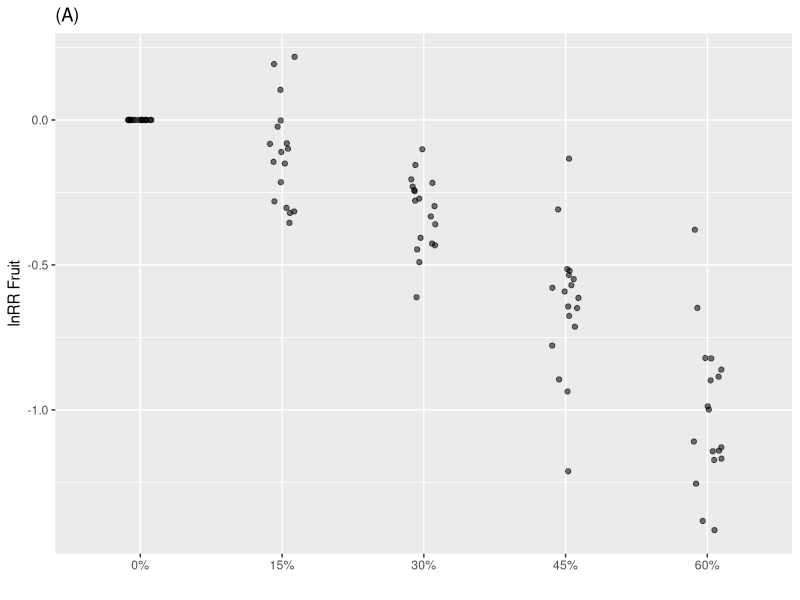
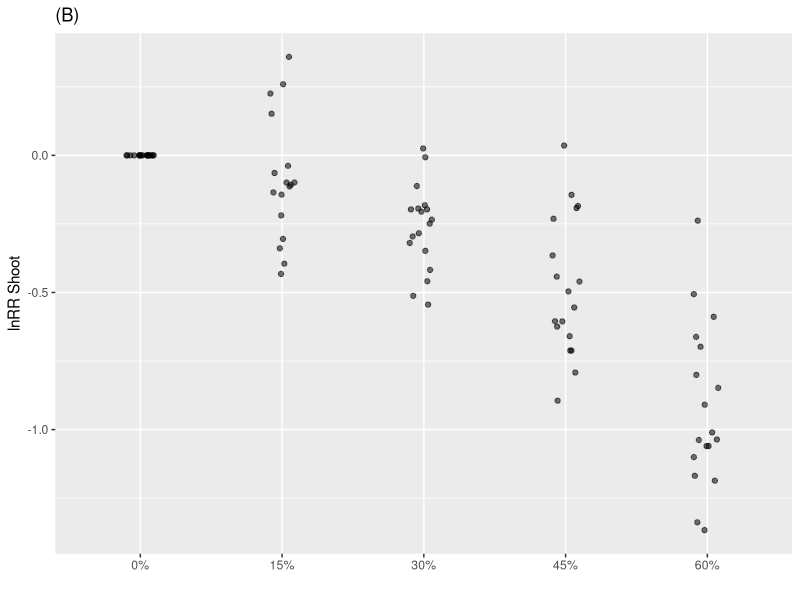
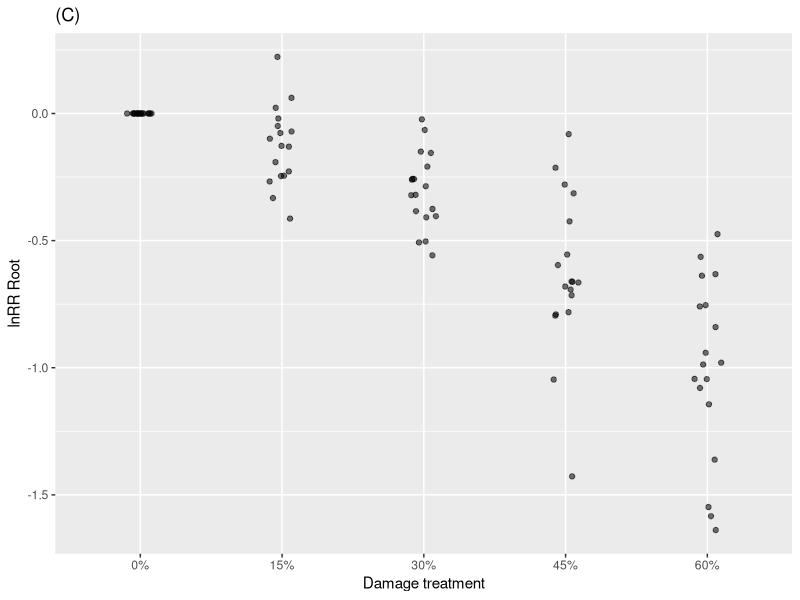

These figures' R source, in order: (Note: this script raises an error after producing the figures.)
library(ggplot2); library(gridExtra); library(lsmeans)

wes<-read.csv("data.csv")

###
#Figure 3 in McNickle and Evans 2018, AoB Plants. 
##

A<- ggplot(wes, aes(x = Treatment, y = lnRRfruit)) + geom_jitter(height = 0, width = 0.1, aes(alpha=0.35)) +
	theme(legend.position="none") + ylab("lnRR Fruit") + xlab("") +
	labs(title = "(A)") + geom_smooth(aes(x = as.numeric(Treatment), y = lnRRfruit))
B<- ggplot(wes, aes(x = Treatment, y = lnRRshoot)) +  geom_jitter(height = 0, width = 0.1, aes(alpha=0.35)) + 
	#geom_point(aes(y=pred_lnRRshoot), color="red", size=4) + 
	theme(legend.position="none") + ylab("lnRR Shoot") + 
	xlab("") + labs(title = "(B)") + geom_smooth(aes(x = as.numeric(Treatment), y = lnRRshoot)) +
	geom_smooth(aes(x = as.numeric(Treatment), y = pred_lnRRshoot, colour="red"))
C<- ggplot(wes, aes(x = Treatment, y = lnRRroot))  + geom_jitter(height = 0, width = 0.1, aes(alpha=0.35)) +
	theme(legend.position="none") + ylab("lnRR Root") + xlab("Damage treatment") +
	labs(title = "(C)") + geom_smooth(aes(x = as.numeric(Treatment), y = lnRRroot))
p15<-p5 + geom_jitter(height = 0, width = 0.1, aes(alpha=0.35))

dev.new()
grid.arrange(A, B, C, ncol=1)

##################################
###STATS reported in McNickle and Evans 2018, AoB Plants. 
##################################
library(lme4); library(car); library(pbkrtest);

pred <- lmer(pred_lnRRshoot~damage + (1|Block), data=wes)
obs <- lmer(lnRRshoot~damage + (1|Block), data=wes)
Anova(obs, test="F", type="III", ddf = "Kenward-Roger")
anova(obs,pred)

fruit.mod <- lmer(lnRRfruit~as.factor(damage) + (1|Block), data=wes)
Anova(fruit.mod, test="F", type="III", ddf = "Kenward-Roger")
lsmeans(fruit.mod, list(pairwise ~ as.factor(damage)), adjust = "tukey")

shoot.mod <- lmer(lnRRshoot~damage + (1|Block), data=wes)
Anova(shoot.mod, test="F", type="III", ddf = "Kenward-Roger")

root.mod <- lmer(lnRRroot~damage + (1|Block), data=wes)
Anova(root.mod, test="F", type="III", ddf = "Kenward-Roger")
